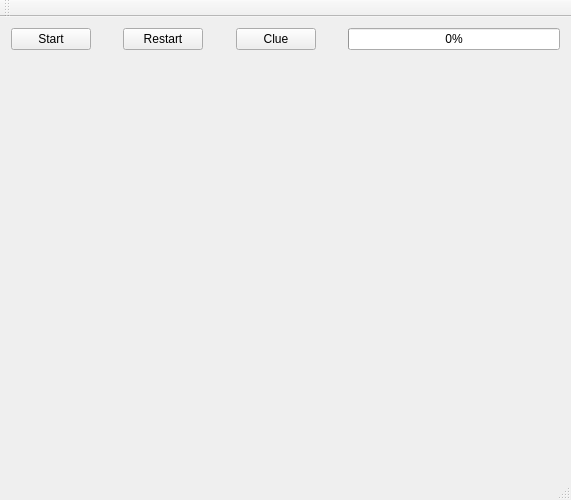
<?xml version="1.0" encoding="UTF-8"?>
<ui version="4.0">
 <class>MainWindow</class>
 <widget class="QMainWindow" name="MainWindow">
  <property name="geometry">
   <rect>
    <x>0</x>
    <y>0</y>
    <width>571</width>
    <height>500</height>
   </rect>
  </property>
  <property name="minimumSize">
   <size>
    <width>500</width>
    <height>500</height>
   </size>
  </property>
  <property name="windowTitle">
   <string>MainWindow</string>
  </property>
  <widget class="QWidget" name="centralWidget">
   <property name="minimumSize">
    <size>
     <width>0</width>
     <height>0</height>
    </size>
   </property>
   <layout class="QVBoxLayout" name="verticalLayout" stretch="1,8">
    <item>
     <layout class="QHBoxLayout" name="horizontalLayout" stretch="2,1,2,1,2,1,8">
      <item>
       <widget class="QPushButton" name="start_btn">
        <property name="text">
         <string>Start</string>
        </property>
       </widget>
      </item>
      <item>
       <spacer name="horizontalSpacer">
        <property name="orientation">
         <enum>Qt::Horizontal</enum>
        </property>
        <property name="sizeHint" stdset="0">
         <size>
          <width>40</width>
          <height>20</height>
         </size>
        </property>
       </spacer>
      </item>
      <item>
       <widget class="QPushButton" name="restart_btn">
        <property name="text">
         <string>Restart</string>
        </property>
       </widget>
      </item>
      <item>
       <spacer name="horizontalSpacer_2">
        <property name="orientation">
         <enum>Qt::Horizontal</enum>
        </property>
        <property name="sizeHint" stdset="0">
         <size>
          <width>40</width>
          <height>20</height>
         </size>
        </property>
       </spacer>
      </item>
      <item>
       <widget class="QPushButton" name="clue_btn">
        <property name="text">
         <string>Clue</string>
        </property>
       </widget>
      </item>
      <item>
       <spacer name="horizontalSpacer_3">
        <property name="orientation">
         <enum>Qt::Horizontal</enum>
        </property>
        <property name="sizeHint" stdset="0">
         <size>
          <width>40</width>
          <height>20</height>
         </size>
        </property>
       </spacer>
      </item>
      <item>
       <widget class="QProgressBar" name="timer_bar">
        <property name="value">
         <number>0</number>
        </property>
       </widget>
      </item>
     </layout>
    </item>
    <item>
     <widget class="QWidget" name="game_area_qwidget" native="true">
      <property name="sizePolicy">
       <sizepolicy hsizetype="MinimumExpanding" vsizetype="MinimumExpanding">
        <horstretch>0</horstretch>
        <verstretch>0</verstretch>
       </sizepolicy>
      </property>
      <property name="minimumSize">
       <size>
        <width>553</width>
        <height>372</height>
       </size>
      </property>
     </widget>
    </item>
   </layout>
  </widget>
  <widget class="QMenuBar" name="menuBar">
   <property name="geometry">
    <rect>
     <x>0</x>
     <y>0</y>
     <width>571</width>
     <height>23</height>
    </rect>
   </property>
  </widget>
  <widget class="QToolBar" name="mainToolBar">
   <attribute name="toolBarArea">
    <enum>TopToolBarArea</enum>
   </attribute>
   <attribute name="toolBarBreak">
    <bool>false</bool>
   </attribute>
  </widget>
  <widget class="QStatusBar" name="statusBar"/>
 </widget>
 <layoutdefault spacing="6" margin="11"/>
 <resources/>
 <connections/>
</ui>
